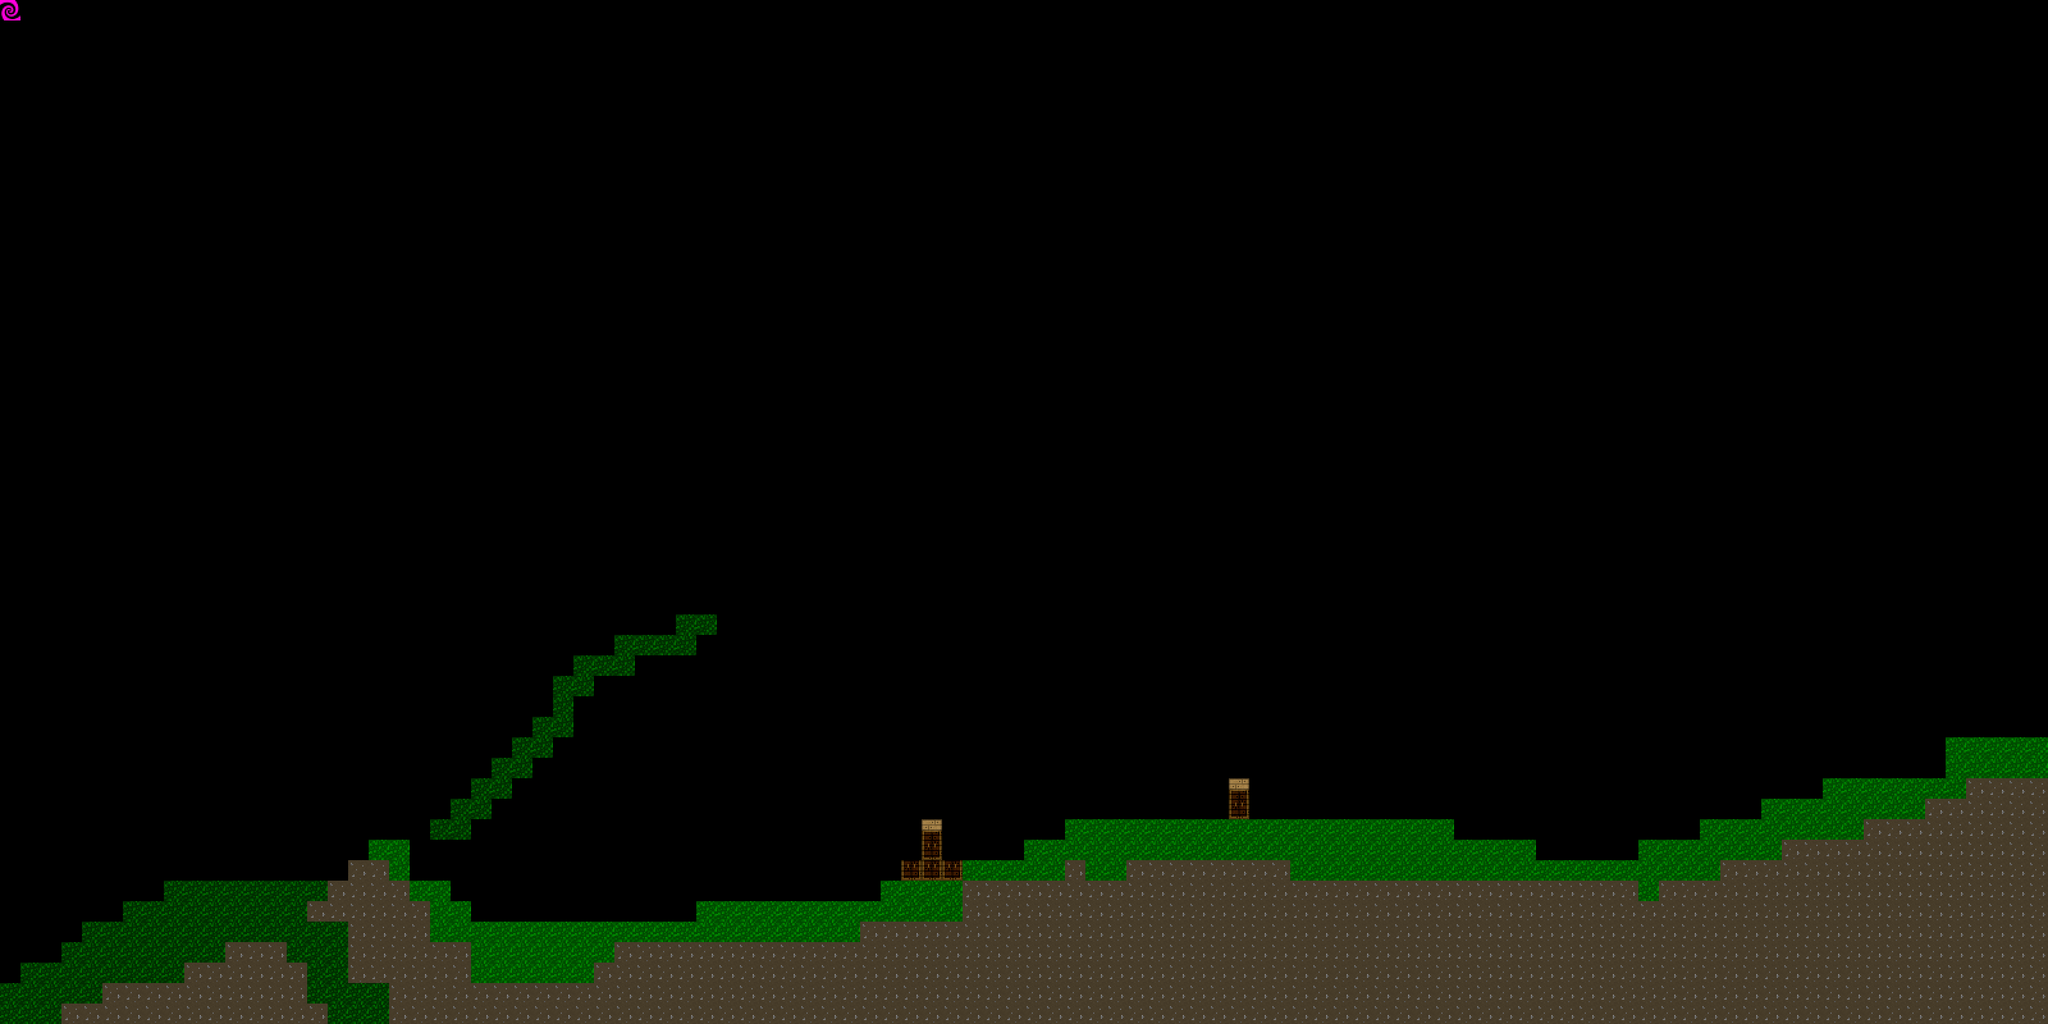

The image is a tile-based game level rendered from a .tmx file. Its description and source (layers, tilesets, objects; grid data summarised) follow:
An orthogonal 100x50 tile map with 32x32 px tiles, 2 tile layers (Tiles, Overlays) and 6 objects (4x c_mask, Exit_Zone, Trigger).

<map version="1.2" tiledversion="1.2.4" orientation="orthogonal" renderorder="right-down" width="100" height="50" tilewidth="32" tileheight="32" infinite="0" nextlayerid="6" nextobjectid="27">
 <tileset firstgid="1" source="assets/blocks32.tsx" />
 <layer id="1" name="Tiles" width="100" height="50">
  <data>[5000 cells, 819 non-empty, 7 distinct tile ids]</data>
 </layer>
 <layer id="2" name="Overlays" width="100" height="50">
  <data>[5000 cells, 115 non-empty, 4 distinct tile ids]</data>
 </layer>
 <objectgroup id="4" name="SpawnPoint" />
 <objectgroup color="#ff6afd" id="5" name="Collision_mask">
  <object id="21" name="base ground" type="c_mask" x="0" y="1536">
   <polyline points="0,0 32,0 32,-32 96,-32 96,-64 128,-64 128,-96 192,-96 192,-128 256,-128 256,-160 704,-160 704,-128 736,-128 736,-96 1088,-96 1088,-128 1376,-128 1376,-160 1504,-160 1504,-192 1600,-192 1600,-224 1664,-224 1664,-256 2272,-256 2400,-192 2560,-192 2784,-288 2880,-288 3200,-288" />
  </object>
  <object id="24" type="c_mask" x="544" y="1376">
   <polyline points="0,0 32,-64 96,-64 96,0" />
  </object>
  <object id="25" type="c_mask" x="672" y="1312">
   <polyline points="0,0 0,-32 32,-32 32,-64 64,-64 64,-96 96,-96 96,-128 128,-128 128,-160 160,-160 160,-192 192,-192 192,-256 224,-256 224,-288 288,-288 288,-320 416,-320 448,-320" />
  </object>
  <object id="26" type="c_mask" x="1088" y="1024">
   <polyline points="32,-32 0,0 -160,32 -192,128 -352,288 -416,288" />
  </object>
 </objectgroup>
 <objectgroup color="#ff0004" id="3" name="Zones">
  <object id="11" type="Exit_Zone" x="2464" y="1184" width="64" height="160">
   <properties>
    <property name="To" value="/XML/Levels/b10" />
    <property name="To_X" type="float" value="0" />
    <property name="To_Y" type="float" value="0" />
   </properties>
  </object>
  <object id="22" name="Load b10" type="Trigger" x="1056" y="800" width="64" height="160">
   <properties>
    <property name="function" value="LoadB" />
    <property name="timer" value="-1" />
   </properties>
  </object>
 </objectgroup>
</map>
